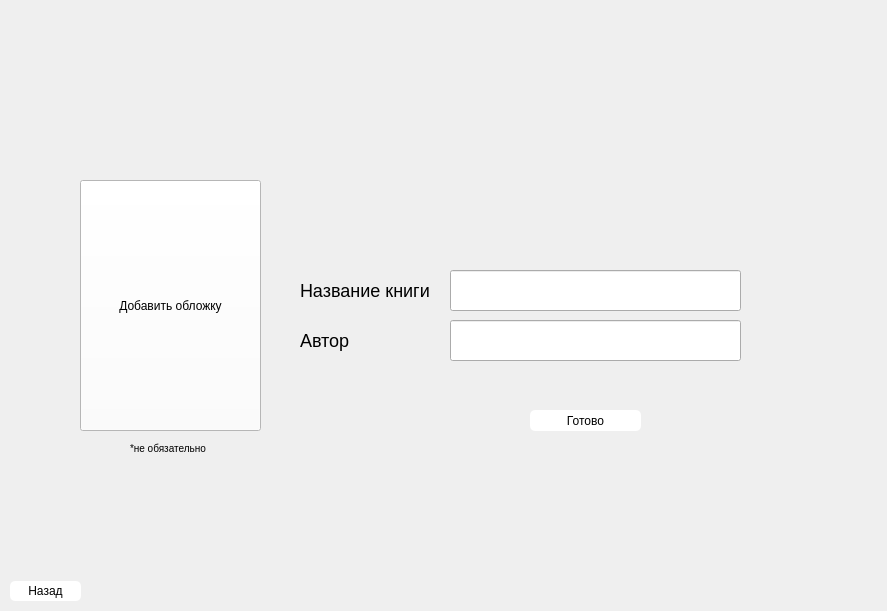
<?xml version="1.0" encoding="UTF-8"?>
<ui version="4.0">
 <class>Form</class>
 <widget class="QWidget" name="Form">
  <property name="geometry">
   <rect>
    <x>0</x>
    <y>0</y>
    <width>887</width>
    <height>611</height>
   </rect>
  </property>
  <property name="windowTitle">
   <string>Добавление книги</string>
  </property>
  <property name="styleSheet">
   <string notr="true"/>
  </property>
  <widget class="QPushButton" name="ReadyButtonAddBook">
   <property name="geometry">
    <rect>
     <x>530</x>
     <y>410</y>
     <width>111</width>
     <height>21</height>
    </rect>
   </property>
   <property name="styleSheet">
    <string notr="true">font-size: 12px;  background: rgb(255, 255, 255); border-radius: 5px;</string>
   </property>
   <property name="text">
    <string>Готово</string>
   </property>
  </widget>
  <widget class="QLabel" name="BookName">
   <property name="geometry">
    <rect>
     <x>300</x>
     <y>280</y>
     <width>141</width>
     <height>21</height>
    </rect>
   </property>
   <property name="styleSheet">
    <string notr="true">font-size: 18px; </string>
   </property>
   <property name="text">
    <string>Название книги</string>
   </property>
  </widget>
  <widget class="QLabel" name="AutorName">
   <property name="geometry">
    <rect>
     <x>300</x>
     <y>330</y>
     <width>141</width>
     <height>21</height>
    </rect>
   </property>
   <property name="styleSheet">
    <string notr="true">font-size: 18px; </string>
   </property>
   <property name="text">
    <string>Автор</string>
   </property>
  </widget>
  <widget class="QPushButton" name="AddCoverButton">
   <property name="geometry">
    <rect>
     <x>80</x>
     <y>180</y>
     <width>181</width>
     <height>251</height>
    </rect>
   </property>
   <property name="styleSheet">
    <string notr="true">background: rgb(255, 255, 255);</string>
   </property>
   <property name="text">
    <string>Добавить обложку</string>
   </property>
  </widget>
  <widget class="QLineEdit" name="BookNameEdit">
   <property name="geometry">
    <rect>
     <x>450</x>
     <y>270</y>
     <width>291</width>
     <height>41</height>
    </rect>
   </property>
   <property name="styleSheet">
    <string notr="true">font-size: 18px; </string>
   </property>
  </widget>
  <widget class="QLineEdit" name="AutorNameEdit">
   <property name="geometry">
    <rect>
     <x>450</x>
     <y>320</y>
     <width>291</width>
     <height>41</height>
    </rect>
   </property>
   <property name="styleSheet">
    <string notr="true">font-size: 18px; </string>
   </property>
  </widget>
  <widget class="QLabel" name="ErrorText">
   <property name="geometry">
    <rect>
     <x>510</x>
     <y>220</y>
     <width>191</width>
     <height>41</height>
    </rect>
   </property>
   <property name="styleSheet">
    <string notr="true">font-size: 18px; </string>
   </property>
   <property name="text">
    <string/>
   </property>
  </widget>
  <widget class="QLabel" name="label">
   <property name="geometry">
    <rect>
     <x>130</x>
     <y>440</y>
     <width>91</width>
     <height>16</height>
    </rect>
   </property>
   <property name="styleSheet">
    <string notr="true">font-size: 10px; </string>
   </property>
   <property name="text">
    <string>*не обязательно</string>
   </property>
  </widget>
  <widget class="QPushButton" name="BackToMainButton">
   <property name="geometry">
    <rect>
     <x>10</x>
     <y>581</y>
     <width>71</width>
     <height>20</height>
    </rect>
   </property>
   <property name="styleSheet">
    <string notr="true">font-size: 12px;  background: rgb(255, 255, 255); border-radius: 5px;</string>
   </property>
   <property name="text">
    <string>Назад</string>
   </property>
  </widget>
 </widget>
 <resources/>
 <connections/>
</ui>
